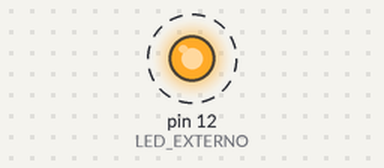
The sketch below on a simulated Arduino Uno, built with avr-gcc and run on an emulated ATmega328P. Shown: output pins drawn as LEDs (lit = HIGH). Dashed ring = blinking.

Above: at 0.2 s.
Timing chart, 0 to 3.0 s (numbered marks = the images above):
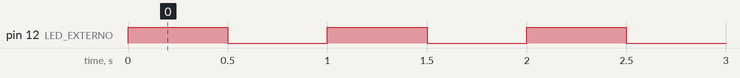

Measured:
- by itself, pin 12 (LED_EXTERNO): alternates HIGH for 0.50 s and LOW for 0.50 s

The sketch:

Blink_LED_Externo.ino
```cpp
// Asi declaramos una variable.
// Pensad en ella como en una caja denominada LED_EXTERNO donde guardamos el numero 12.
// El compilador va a reemplazar LED_EXTERNO por 12 donde la encuentre.
// Una variable de tipo int puede guardar valores entre -32768 y 32767.
// Al estar declarada fuera de los bloques setup() y loop(), se llama variable global.
int LED_EXTERNO = 12;

void setup() {
  pinMode(LED_EXTERNO, OUTPUT);
}

void loop() {
  digitalWrite(LED_EXTERNO, HIGH);
  delay(500);
  digitalWrite(LED_EXTERNO, LOW);
  delay(500);
}
```
